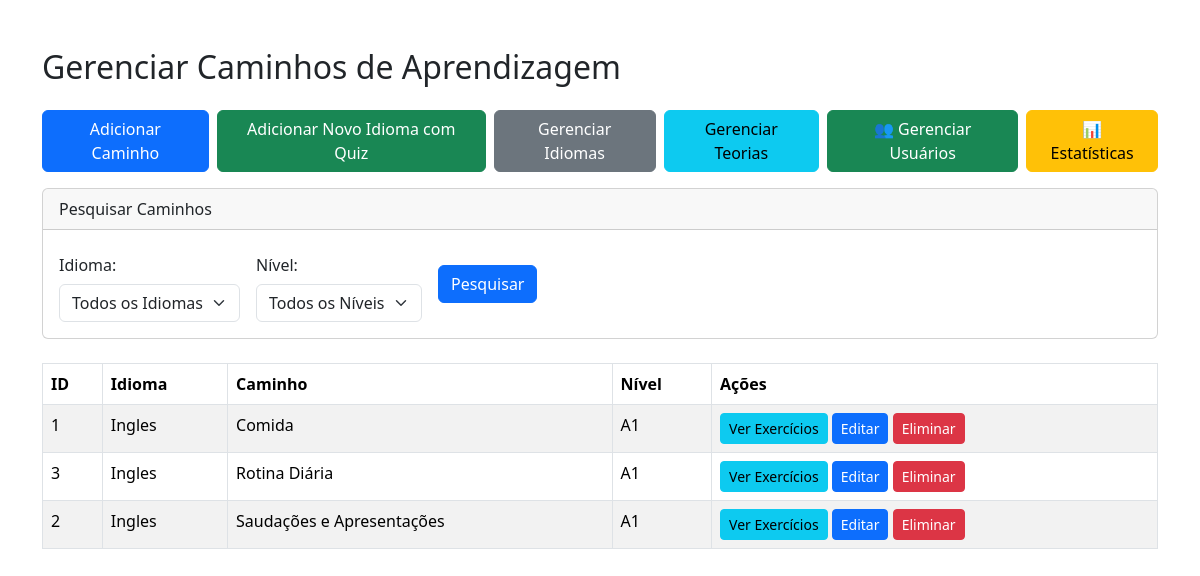
The app's page /admin/views/gerenciar_caminho.php?erro=ID_invalido (signed in) with its own data.
### tables this page shows
CREATE TABLE `caminhos_aprendizagem` (
  `id` int NOT NULL AUTO_INCREMENT,
  `idioma` varchar(50) NOT NULL,
  `nome_caminho` varchar(100) NOT NULL,
  `nivel` varchar(2) NOT NULL,
  PRIMARY KEY (`id`)
);

### admin/views/gerenciar_caminho.php (the view, shortened to what this page needs)
<?php
$database = new Database();
$conn = $database->conn;
$sql_caminhos = "SELECT id, idioma, nome_caminho, nivel FROM caminhos_aprendizagem WHERE 1=1";
$sql_caminhos .= " ORDER BY idioma, nivel, nome_caminho";
$stmt_caminhos = $conn->prepare($sql_caminhos);
$stmt_caminhos->execute();
$caminhos = $stmt_caminhos->get_result()->fetch_all(MYSQLI_ASSOC);
?>
<!DOCTYPE html>
<html lang="pt-br">
<head>
    <link href="https://cdn.jsdelivr.net/npm/bootstrap@5.3.3/dist/css/bootstrap.min.css" rel="stylesheet">
    <link href="https://cdnjs.cloudflare.com/ajax/libs/font-awesome/6.0.0/css/all.min.css" rel="stylesheet">
</head>
<body>
    <div class="container mt-5">
        <h2 class="mb-4">Gerenciar Caminhos de Aprendizagem</h2>
        <div class="d-flex justify-content-start mb-3">
            <button type="button" class="btn btn-primary me-2" data-bs-toggle="modal" data-bs-target="#addCaminhoModal">
                Adicionar Caminho
            </button>
            <button type="button" class="btn btn-success me-2" data-bs-toggle="modal" data-bs-target="#adicionarIdiomaCompletoModal">
                Adicionar Novo Idioma com Quiz
            </button>
            <button type="button" class="btn btn-secondary me-2" data-bs-toggle="modal" data-bs-target="#gerenciarIdiomasModal">
                Gerenciar Idiomas
            </button>
            <a href="gerenciar_teorias.php" class="btn btn-info me-2">Gerenciar Teorias</a>
            <a href="gerenciar_usuarios.php" class="btn btn-success me-2">👥 Gerenciar Usuários</a>
            <a href="estatisticas_usuarios.php" class="btn btn-warning">📊 Estatísticas</a>
        </div>
        <div class="card mb-4">
            <div class="card-header">
                Pesquisar Caminhos
            </div>
            <div class="card-body">
                <form action="" method="GET">
                    <div class="row g-3 align-items-center">
                        <div class="col-md-auto">
                            <label for="idioma_busca" class="col-form-label">Idioma:</label>
                            <select id="idioma_busca" name="idioma" class="form-select">
                                <option value="">Todos os Idiomas</option>
                            </select>
                        </div>
                        <div class="col-md-auto">
                            <label for="nivel_busca" class="col-form-label">Nível:</label>
                            <select id="nivel_busca" name="nivel" class="form-select">
                                <option value="">Todos os Níveis</option>
                            </select>
                        </div>
                        <div class="col-md-auto d-flex align-items-end">
                            <button type="submit" class="btn btn-primary">Pesquisar</button>
                        </div>
                    </div>
                </form>
            </div>
        </div>
        <table class="table table-bordered table-striped">
            <thead>
                <tr>
                    <th>ID</th>
                    <th>Idioma</th>
                    <th>Caminho</th>
                    <th>Nível</th>
                    <th>Ações</th>
                </tr>
            </thead>
            <tbody>
                <?php if (!empty($caminhos)): ?>
                    <?php foreach ($caminhos as $caminho): ?>
                        <tr>
                            <td><?php echo htmlspecialchars($caminho['id']); ?></td>
                            <td><?php echo htmlspecialchars($caminho['idioma']); ?></td>
                            <td><?php echo htmlspecialchars($caminho['nome_caminho']); ?></td>
                            <td><?php echo htmlspecialchars($caminho['nivel']); ?></td>
                            <td>
                                <a href="gerenciar_exercicios.php?caminho_id=<?php echo htmlspecialchars($caminho['id']); ?>" class="btn btn-sm btn-info">Ver Exercícios</a>
                                <a href="editar_caminho.php?id=<?php echo htmlspecialchars($caminho['id']); ?>" class="btn btn-sm btn-primary">Editar</a>
                                <button type="button" class="btn btn-sm btn-danger delete-btn"
                                        data-bs-toggle="modal"
                                        data-bs-target="#confirmDeleteModal"
                                        data-id="<?php echo htmlspecialchars($caminho['id']); ?>"
                                        data-nome="<?php echo htmlspecialchars($caminho['nome_caminho']); ?>"
                                        data-tipo="caminho"
                                        data-action="eliminar_caminho.php">
                                    Eliminar
                                </button>
                            </td>
                        </tr>
                    <?php endforeach; ?>
                <?php else: ?>
                    <tr>
                        <td colspan="5" class="text-center">Nenhum caminho de aprendizado encontrado.</td>
                    </tr>
                <?php endif; ?>
            </tbody>
        </table>
    </div>
</body>
</html>

### records on screen
caminhos_aprendizagem: id "1", idioma "Ingles", nome_caminho "Comida", nivel "A1"
caminhos_aprendizagem: id "3", idioma "Ingles", nome_caminho "Rotina Diária", nivel "A1"
caminhos_aprendizagem: id "2", idioma "Ingles", nome_caminho "Saudações e Apresentações", nivel "A1"
